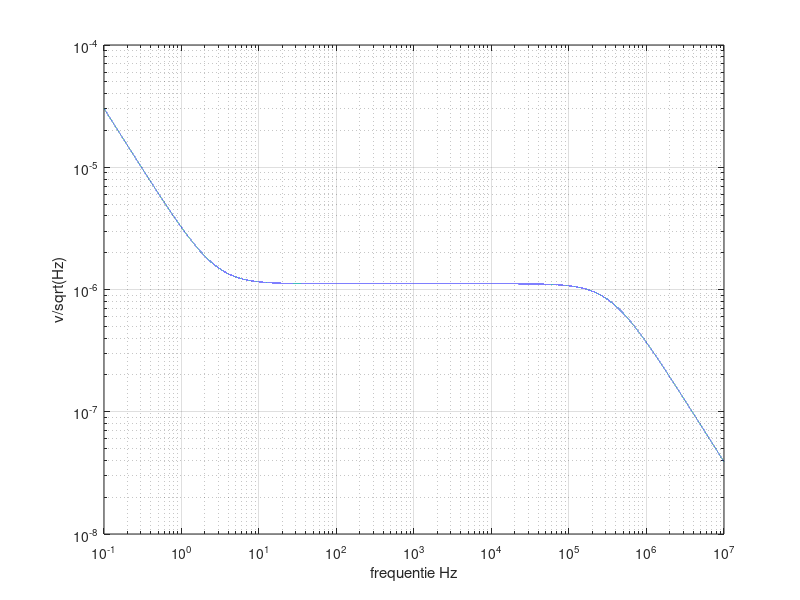

Write the MATLAB code that produced this figure.
close all;
clear

%milivolt mv e-3
%micro volt uV e-6
%nano volt nV e-9

%pico ampere pA e-12
%femto ampere fA e-15

frequentie = logspace(-1, 7, 100000);
%stap = 1;
%frequentie = 1:stap:10e6; %beginwaarde : stapgrote : eindwaarde
%frequentie = 1000;

%k = physconst('Boltzmann');
k = 1.380649e-23;  % Boltzmann constant in J/K
c = 55;
T = c + 273,15;

% source impedance %
R_source = 12e3;
source_impedance = R_source;

if frequentie <= 10
    one_over_f_noise_current_opamp = 260e-9;
elseif frequentie <= 100
    one_over_f_noise_current_opamp = 85e-9;  % 85 nV/√Hz
elseif frequentie <= 1000
    one_over_f_noise_current_opamp = 85e-9 * exp(-0.002 * (frequentie - 100));  % exponential drop between 100 and 1kHz
else
    one_over_f_noise_current_opamp = 30e-9 * exp(-0.001 * (frequentie - 1000));  % further decay beyond 1kHz
end
% dit laten checken door stijn
noise_current_opamp_current = 0;


% Pre-amp %
%overdracht amplifier
gain = 52; %versterking van amplifier
fc = 350e3; %cutoff frequentie amplifier

R = 1;
C = 1 / (2 * pi * R * fc);

H = 1 ./ sqrt(1 + (frequentie * 2 * pi * R * C).^2 );
transfer_amplifier = H * gain;
%semilogx(frequentie,H);

%Equivalent Voltage Input Noise from amplifier
%Breedbandruis
broadband_voltage_noise = 15e-9;
%1 over F ruis op 1 Hz
voltage_noise_low = 60e-9;
%1 over F ruis
one_over_F_voltage_noise = (sqrt((voltage_noise_low)^2 - (broadband_voltage_noise)^2) ./ (frequentie));
%total
voltage_noise_amplifier = sqrt((one_over_F_voltage_noise).^2 + (broadband_voltage_noise)^2);

%Equivalent Current Input Noise from amplifier
current_noise_amplifier = 1e-15;
voltage_current_noise = current_noise_amplifier .* source_impedance;

%Voltage Input Noise from Feed_back_resitor
Feed_back_resitor = 972;
Noise_Feed_back_resitor = sqrt(4 * k * T * Feed_back_resitor);

%Input Noise
Input_Noise = sqrt(4 * k * T * R_source);

%total Voltage Input Noise from amplifier
total_voltage_noise_input = sqrt((voltage_noise_amplifier).^2 + (voltage_current_noise).^2 + (Input_Noise).^2 + (Noise_Feed_back_resitor).^2);

%output noise amplifier
output_noise_amplifier = total_voltage_noise_input .* transfer_amplifier;


%noise plot
loglog(frequentie, output_noise_amplifier);
%hold on
%loglog(frequentie, total_voltage_noise_input);
hold on




xlabel('frequentie Hz');
ylabel('v/sqrt(Hz)');
%legend('input noise amplifier','resitor input noise','voltgage current noise','total noise input');
grid on;
pause;
